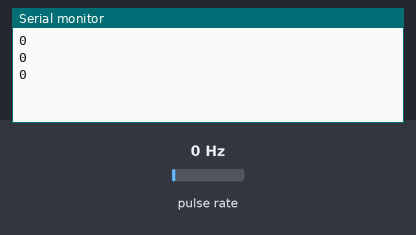
The sketch below on a simulated Arduino Uno, built with avr-gcc and run on an emulated ATmega328P. Parts: the last lines printed to the serial monitor. Wiring (inferred from the names in the program): pulse sensor: data pin 2. The test bench sets the inputs (shaded band); at power-on: pulse rate 0 Hz.

Above: at 1.2 s.
1.3 s: pulse rate (sensor on pin 2) set to 50 Hz
At 1.9 s:
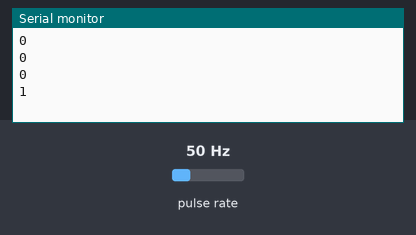
2.8 s: pulse rate (sensor on pin 2) set to 4 Hz
At 3.4 s:
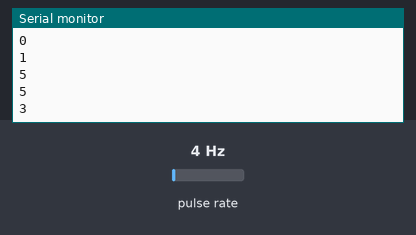
Timing chart, 0 to 5.8 s (numbered marks = the images above; inputs shaded):
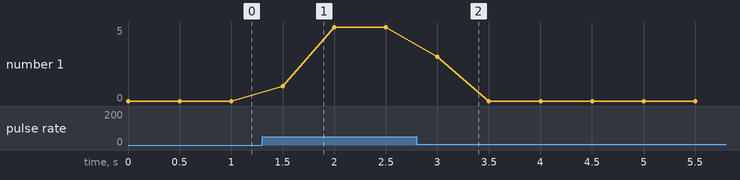

Measured:
- after the input at 1.3 s, the serial monitor: prints a new line after 0.20 s (image 1)
- after the input at 2.8 s, the serial monitor: prints a new line after 0.20 s (image 2)
- plotted number 1: 0 → 5 after the input at 1.3 s

The sketch:

rotary_encoer_rpm.ino
```cpp
// Designed for use with the YUMO E6B2-CWZ3E Rotary Encoder
//  Wiring:
//    blue - ground
//    shield - ground
//    brown - 5v
//    white - digigtal in 2
//    black - digital in 3 -- not used in current example
//
//   to double the resolution you can uncomming the encoderpin2 lines and hook up
//   black to digital in 3 and switch the rpm calculations to the other line
//


//these pins can not be changed 2/3 are special pins
int encoderPin1 = 2;
// int encoderPin2 = 3;

unsigned int rpm = 0;
unsigned int ticks = 0;
unsigned long last_time;
unsigned const int delay_time = 500;

void setup() {
  Serial.begin (9600);

  pinMode(encoderPin1, INPUT);
//pinMode(encoderPin2, INPUT);

  digitalWrite(encoderPin1, HIGH); //turn pullup resistor on
//digitalWrite(encoderPin2, HIGH);
  //call updateEncoder() when any high/low changed seen
  //on interrupt 0 (pin 2), or interrupt 1 (pin 3)
  attachInterrupt(0, updateEncoder, CHANGE);
 // attachInterrupt(1, updateEncoder, CHANGE);

}

void loop(){
  unsigned long now = millis();
  if(ticks) {
    rpm = (int)(((60000 / (now - last_time)) * ticks) / 1024);
    //    rpm = (int)(((60000 / (now - last_time)) * ticks) / 2048);
  } else {
    rpm = 0;
  }
  last_time = now;
  ticks = 0;
  Serial.println(rpm);
  delay(delay_time);
}


void updateEncoder(){
  ticks++;
}
```
